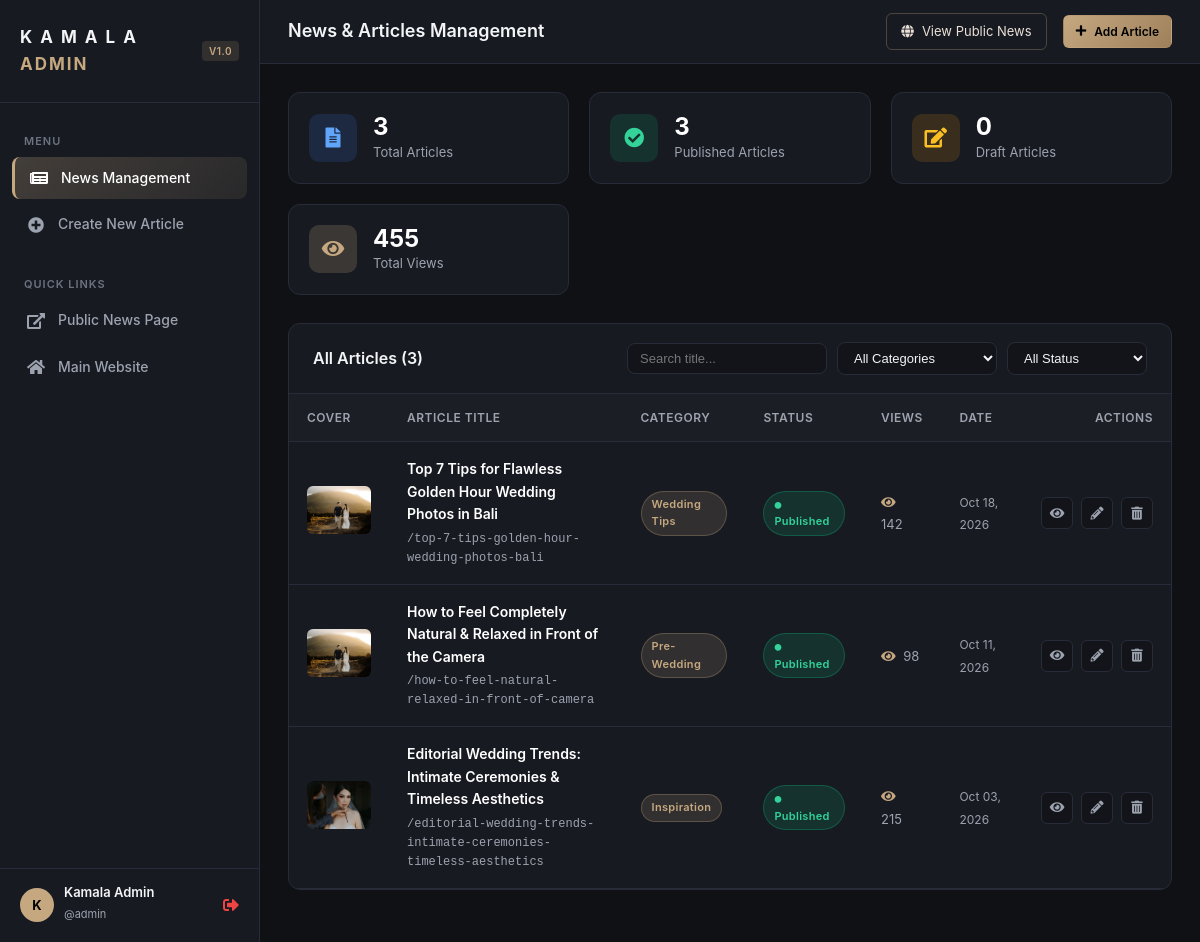
The page /admin/index.php (signed in) on the database its author committed.
### tables this page shows
CREATE TABLE `news` (
  `id` int NOT NULL AUTO_INCREMENT,
  `title` varchar(255) NOT NULL,
  `slug` varchar(255) NOT NULL,
  `category` varchar(100) NOT NULL,
  `author` varchar(100) DEFAULT 'Kamala Weddings',
  `image` varchar(255) DEFAULT '',
  `excerpt` text,
  `content` mediumtext,
  `status` enum('published','draft') DEFAULT 'published',
  `views` int DEFAULT '0',
  `published_at` datetime DEFAULT CURRENT_TIMESTAMP,
  `created_at` datetime DEFAULT CURRENT_TIMESTAMP,
  `updated_at` datetime DEFAULT CURRENT_TIMESTAMP ON UPDATE CURRENT_TIMESTAMP,
  PRIMARY KEY (`id`),
  UNIQUE KEY `slug` (`slug`),
  KEY `status` (`status`),
  KEY `category` (`category`),
  KEY `published_at` (`published_at`)
);

### admin/auth.php (called while the page is built, shortened)
<?php
function get_current_admin(): ?array {
    return [
        'id' => $_SESSION['admin_id'] ?? 0,
        'username' => $_SESSION['admin_username'] ?? '',
        'name' => $_SESSION['admin_name'] ?? 'Admin'
    ];
}

### admin/index.php (the view, shortened to what this page needs)
<?php
require_once __DIR__ . '/auth.php';
$admin = get_current_admin();
$pdo = getDB();
$search   = trim($_GET['q'] ?? '');
$totalNews = $pdo->query("SELECT COUNT(*) FROM `news`")->fetchColumn();
$totalPublished = $pdo->query("SELECT COUNT(*) FROM `news` WHERE `status` = 'published'")->fetchColumn();
$totalDrafts = $pdo->query("SELECT COUNT(*) FROM `news` WHERE `status` = 'draft'")->fetchColumn();
$totalViews = $pdo->query("SELECT COALESCE(SUM(`views`), 0) FROM `news`")->fetchColumn();
$query = "SELECT * FROM `news` WHERE 1=1";
$params = [];
$query .= " ORDER BY `created_at` DESC";
$stmt = $pdo->prepare($query);
$stmt->execute($params);
$newsList = $stmt->fetchAll();
?>
<!DOCTYPE html>
<html lang="en">
<head>
    <link rel="stylesheet" href="../css/all.css">
    <link rel="stylesheet" href="css/admin.css">
</head>
<body>
<div class="admin-wrapper">
    <aside class="admin-sidebar" id="adminSidebar">
        <div class="sidebar-header">
            <a href="index.php" class="sidebar-brand">
                K A M A L A <span>ADMIN</span>
            </a>
            <span class="sidebar-badge">V1.0</span>
        </div>
        <nav class="sidebar-nav">
            <div class="nav-section-title">Menu</div>
            <a href="index.php" class="active">
                <i class="fas fa-newspaper"></i>
                <span>News Management</span>
            </a>
            <a href="news-create.php">
                <i class="fas fa-plus-circle"></i>
                <span>Create New Article</span>
            </a>
            <div class="nav-section-title" style="margin-top:20px;">Quick Links</div>
            <a href="../news.php" target="_blank">
                <i class="fas fa-external-link-alt"></i>
                <span>Public News Page</span>
            </a>
            <a href="../index.html" target="_blank">
                <i class="fas fa-home"></i>
                <span>Main Website</span>
            </a>
        </nav>
        <div class="sidebar-footer">
            <div class="user-info">
                <div class="user-avatar">
                    <?= strtoupper(substr($admin['name'] ?? 'A', 0, 1)) ?>
                </div>
                <div class="user-details">
                    <h5><?= htmlspecialchars($admin['name']) ?></h5>
                    <span>@<?= htmlspecialchars($admin['username']) ?></span>
                </div>
            </div>
            <a href="logout.php" title="Sign Out" style="color:var(--danger); font-size:16px;">
                <i class="fas fa-sign-out-alt"></i>
            </a>
        </div>
    </aside>
    <div class="admin-main">
        <header class="admin-topbar">
            <div class="topbar-left" style="display:flex; align-items:center; gap:16px;">
                <h1>News & Articles Management</h1>
            </div>
            <div class="topbar-right">
                <a href="../news.php" target="_blank" class="btn-public-site">
                    <i class="fas fa-globe"></i> View Public News
                </a>
                <a href="news-create.php" class="btn btn-primary btn-sm">
                    <i class="fas fa-plus"></i> Add Article
                </a>
            </div>
        </header>
        <main class="admin-content">
            <div class="stats-grid">
                <div class="stat-card">
                    <div class="stat-icon primary">
                        <i class="fas fa-file-alt"></i>
                    </div>
                    <div class="stat-info">
                        <h3><?= number_format($totalNews) ?></h3>
                        <p>Total Articles</p>
                    </div>
                </div>
                <div class="stat-card">
                    <div class="stat-icon success">
                        <i class="fas fa-check-circle"></i>
                    </div>
                    <div class="stat-info">
                        <h3><?= number_format($totalPublished) ?></h3>
                        <p>Published Articles</p>
                    </div>
                </div>
                <div class="stat-card">
                    <div class="stat-icon warning">
                        <i class="fas fa-edit"></i>
                    </div>
                    <div class="stat-info">
                        <h3><?= number_format($totalDrafts) ?></h3>
                        <p>Draft Articles</p>
                    </div>
                </div>
                <div class="stat-card">
                    <div class="stat-icon gold">
                        <i class="fas fa-eye"></i>
                    </div>
                    <div class="stat-info">
                        <h3><?= number_format($totalViews) ?></h3>
                        <p>Total Views</p>
                    </div>
                </div>
            </div>
            <div class="card">
                <div class="card-header">
                    <h2 class="card-title">All Articles (<?= count($newsList) ?>)</h2>
                    <form method="GET" action="index.php" style="display:flex; gap:10px; flex-wrap:wrap; align-items:center;">
                        <input type="text" name="q" value="<?= htmlspecialchars($search) ?>" class="form-control" style="width:200px; padding:7px 12px; font-size:13px;" placeholder="Search title...">
                        <select name="category" class="form-control" style="width:160px; padding:7px 12px; font-size:13px;" onchange="this.form.submit()">
                            <option value="">All Categories</option>
                        </select>
                        <select name="status" class="form-control" style="width:140px; padding:7px 12px; font-size:13px;" onchange="this.form.submit()">
                            <option value="">All Status</option>
                        </select>
                    </form>
                </div>
                <div class="table-responsive">
                    <table class="admin-table">
                        <thead>
                            <tr>
                                <th style="width: 80px;">Cover</th>
                                <th>Article Title</th>
                                <th>Category</th>
                                <th>Status</th>
                                <th>Views</th>
                                <th>Date</th>
                                <th style="text-align: right; width: 140px;">Actions</th>
                            </tr>
                        </thead>
                        <tbody>
                            <?php if (empty($newsList)): ?>
                                <tr>
                                    <td colspan="7" style="text-align:center; padding: 48px 20px; color:var(--text-muted);">
                                        <i class="fas fa-newspaper" style="font-size:36px; margin-bottom:12px; display:block; opacity:0.3;"></i>
                                        No articles found. Click <strong>Add Article</strong> above to create your first story!
                                    </td>
                                </tr>
                            <?php else: ?>
                                <?php foreach ($newsList as $item): ?>
                                    <tr>
                                        <td>
                                            <?php
                                                $thumbSrc = !empty($item['image']) ? '../' . $item['image'] : '../img/image.png';
                                            ?>
                                            <img src="<?= htmlspecialchars($thumbSrc) ?>" alt="Cover" class="table-thumb" onerror="this.src='../img/image.png'">
                                        </td>
                                        <td>
                                            <div style="font-weight:600; color:#fff; margin-bottom:4px; max-width:320px;">
                                                <?= htmlspecialchars($item['title']) ?>
                                            </div>
                                            <div style="font-size:12px; color:var(--text-muted); font-family:monospace;">
                                                /<?= htmlspecialchars($item['slug']) ?>
                                            </div>
                                        </td>
                                        <td>
                                            <span class="badge badge-category"><?= htmlspecialchars($item['category']) ?></span>
                                        </td>
                                        <td>
                                            <?php if ($item['status'] === 'published'): ?>
                                                <span class="badge badge-published"><i class="fas fa-circle" style="font-size:7px; margin-right:4px;"></i> Published</span>
                                            <?php else: ?>
                                                <span class="badge badge-draft"><i class="fas fa-clock" style="font-size:9px; margin-right:4px;"></i> Draft</span>
                                            <?php endif; ?>
                                        </td>
                                        <td>
                                            <span style="color:var(--text-muted); font-size:13px;">
                                                <i class="fas fa-eye" style="margin-right:4px; color:var(--accent-gold);"></i> <?= number_format($item['views']) ?>
                                            </span>
                                        </td>
                                        <td>
                                            <span style="font-size:12px; color:var(--text-muted);">
                                                <?= date('M d, Y', strtotime($item['published_at'] ?? $item['created_at'])) ?>
                                            </span>
                                        </td>
                                        <td style="text-align: right;">
                                            <div class="table-actions" style="justify-content: flex-end;">
                                                <a href="../news-detail.php?slug=<?= urlencode($item['slug']) ?>" target="_blank" class="action-btn" title="View Article on Site">
                                                    <i class="fas fa-eye"></i>
                                                </a>
                                                <a href="news-edit.php?id=<?= $item['id'] ?>" class="action-btn" title="Edit Article">
                                                    <i class="fas fa-pencil-alt"></i>
                                                </a>
                                                <button type="button" class="action-btn delete" title="Delete Article" onclick="confirmDelete(<?= $item['id'] ?>, '<?= htmlspecialchars(addslashes($item['title'])) ?>')">
                                                    <i class="fas fa-trash-alt"></i>
                                                </button>
                                            </div>
                                        </td>
                                    </tr>
                                <?php endforeach; ?>
                            <?php endif; ?>
                        </tbody>
                    </table>
                </div>
            </div>
        </main>
    </div>
</div>
</body>
</html>

### css/all.css (style rules this page uses)
.fa, .fas, .far, .fal, .fab { -moz-osx-font-smoothing: grayscale; -webkit-font-smoothing: antialiased; display: inline-block; font-style: normal; font-variant: normal; text-rendering: auto; line-height: 1; }
.fa-check-circle:before { content: "\f058"; }
.fa-circle:before { content: "\f111"; }
.fa-edit:before { content: "\f044"; }
.fa-external-link-alt:before { content: "\f35d"; }
.fa-eye:before { content: "\f06e"; }
.fa-file-alt:before { content: "\f15c"; }
.fa-globe:before { content: "\f0ac"; }
.fa-home:before { content: "\f015"; }
.fa-newspaper:before { content: "\f1ea"; }
.fa-pencil-alt:before { content: "\f303"; }
.fa-plus:before { content: "\f067"; }
.fa-plus-circle:before { content: "\f055"; }
.fa-sign-out-alt:before { content: "\f2f5"; }
.fa-trash-alt:before { content: "\f2ed"; }
.fa, .fas { font-family: 'Font Awesome 5 Free'; font-weight: 900; }

### rows shown on the page
news: image (picture), title "Top 7 Tips for Flawless Golden Hour Wedding Photos in Bali", slug "top-7-tips-golden-hour-wedding-photos-bali", category "Wedding Tips", status "published" (drawn), views "142", published_at "Oct 18, 2026"
news: image (picture), title "How to Feel Completely Natural & Relaxed in Front of the Camera", slug "how-to-feel-natural-relaxed-in-front-of-camera", category "Pre-Wedding", status "published" (drawn), views "98", published_at "Oct 11, 2026"
news: image (picture), title "Editorial Wedding Trends: Intimate Ceremonies & Timeless Aesthetics", slug "editorial-wedding-trends-intimate-ceremonies-timeless-aesthetics", category "Inspiration", status "published" (drawn), views "215", published_at "Oct 03, 2026"

### other values the page prints
substr($admin['name'] ?? 'A', 0, 1) "K"
$admin['name'] "Kamala Admin"
$admin['username'] "admin"
$totalNews "3"
$totalPublished "3"
$totalDrafts "0"
$totalViews "455"
count($newsList) "3"
